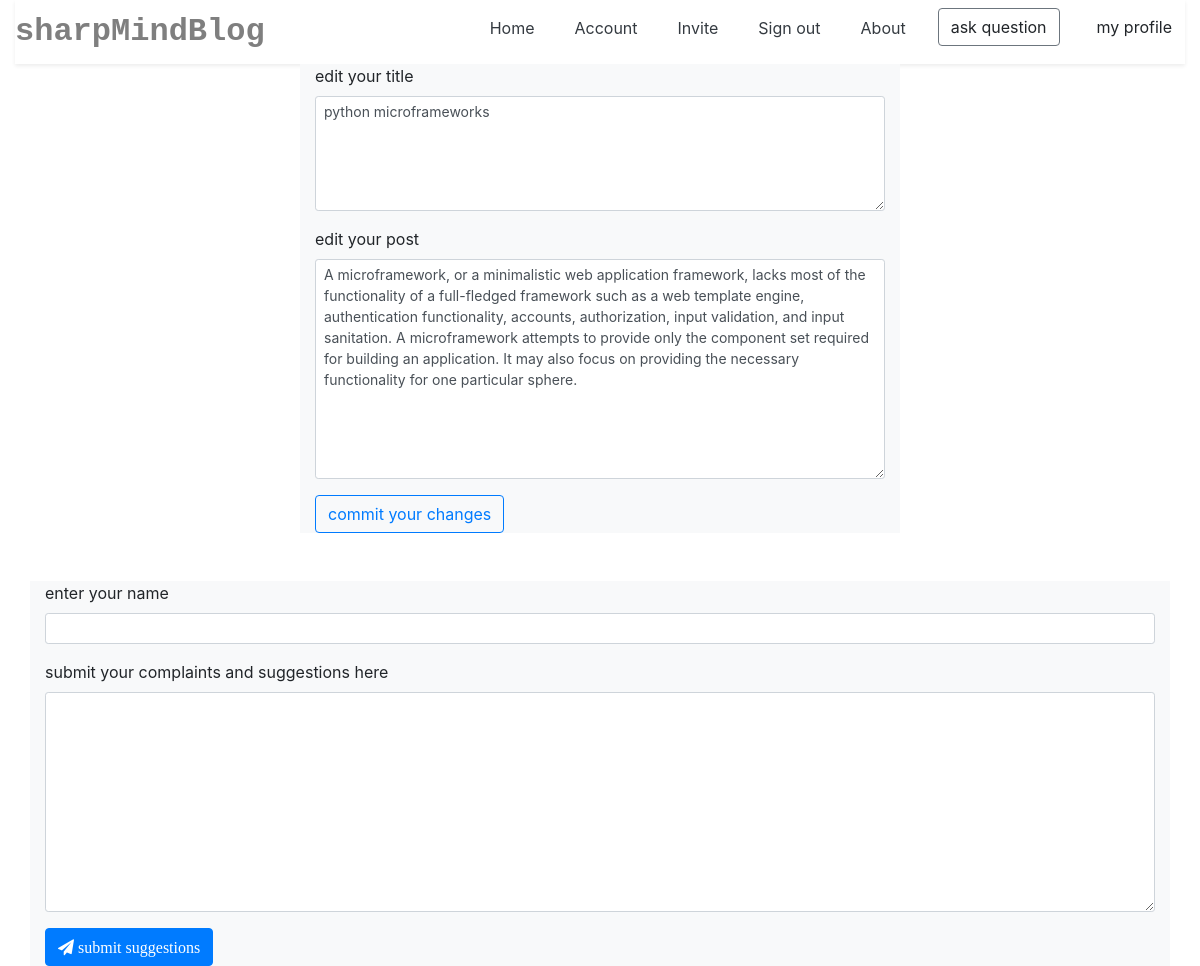
The app's page /edit/post/8 (signed in) with its own data.
### app.py (models this page shows, shortened)
class Posts(UserMixin, db.Model):
    id = db.Column(db.Integer, primary_key=True)
    title = db.Column(db.Text, nullable=False)
    post = db.Column(db.Text, nullable=False)
    date = db.Column(db.String(200), default=datetime.today().date)
    upvote = db.Column(db.Integer, default=0)
    category = db.Column(db.String, nullable=False)
    user_id = db.Column(db.ForeignKey('user.id'))

### app.py (the view, shortened to what this page needs)
@app.route('/edit/post/<int:id>', methods=['GET', 'POST'])
def edit(id):
    if not 'username' in session:
        return redirect(url_for('login'))
    post = Posts.query.get_or_404(id)
    user = User.query.filter_by(name=session['username']).first()
    if request.method == 'GET':
        return render_template('editpost.html', post=post)

### app.py (called while the page is built)
@app.before_request
def before_request():
    g.user = None
    if 'username' in session:
        g.user = session['username']

### templates/editpost.html (shortened to what this page needs)
<!DOCTYPE html>
<html lang="eng">
<head>
    <link rel="stylesheet" href="https://cdnjs.cloudflare.com/ajax/libs/font-awesome/4.7.0/css/font-awesome.min.css">
    <link rel="stylesheet" href="{{url_for('static', filename='css/bootstrap.min.css')}}">
</head>
<body>
    <div class="container-fluid">
        <nav class="navbar-expand-sm pb-lg-2 pt-lg-2 shadow-sm">
            <ul class="navbar-nav">
                <li class="icon">
                    <a href="#" class="text text-black-50 font-weight-bold text-decoration-none" style="font-family: monospace; font-size: 2em;">sharpMindBlog</a>
                </li>
                <li class="nav-item pl-4"><a href="{{url_for('home')}}" class="nav-link text-dark">Home</a></li>
                <li class="nav-item pl-4"><a href="{{url_for('account')}}" class="nav-link text-dark">Account</a></li>
                <li class="nav-item pl-4"><a style="cursor: pointer;" class="nav-link text-dark" data-toggle="modal" data-target="#invite">Invite</a></li>
                <li class="nav-item pl-4"><a href="{{url_for('logout')}}" class="nav-link text-dark">Sign out</a></li>
                <li class="nav-item pl-4"><a href="#" class="nav-link text-dark">About</a></li>
                <li class="nav-item pl-4"><a style="cursor: pointer;" class="btn btn-outline-secondary" data-toggle="modal" data-target='#question'>ask question</a></li>
                <li class="nav-item pl-4"><button class="btn btn-default">my profile </button></li>
            </ul>
        </nav>
    </div>
    <div class="container-fluid">
        <div class="row">
            <div class="col-lg-3 col-md-3">
            </div>
            <div class="col-lg-6 col-md-9 bg-light">
                <form method="POST">
                    <div class="form-group">
                        <label for="title">edit your title</label>
                        <textarea name="title" id="title" cols="30" rows="5" class="form-control form-control-sm">{{post.title}}</textarea>
                    </div>
                    <div class="form-group">
                        <label for="edit">edit your post</label>
                        <textarea class="form-control form-control-sm" cols="30" rows="10" autofocus name="edit">{{post.post}}</textarea>
                    </div>
                    <input type="submit" value="commit your changes" class="btn btn-outline-primary">
                </form>
            </div>
            <div class="col-lg-3">
            </div>
        </div>
    </div>
    <div class="container bg-light mt-lg-5">
        <div class="form-group">
            <label for="name">enter your name</label>
            <input type="text" id="name" class="form-control form-control-sm" autocomplete="off" />
        </div>
        <div class="form-group">
            <label for="complaint"> submit your complaints and suggestions here</label>
            <textarea name="complaint" class="form-control form-control-sm" id="message" cols="50" rows="10">
            </textarea>
        </div>
        <button class="btn btn-primary" onclick="submit()"><span class="fa fa-paper-plane"> submit suggestions</span></button>
    </div>
</body>
</html>

### records on screen
Posts: title "python microframeworks", edit "A microframework, or a minimalistic web application framework, lacks most of the functionality of a full-fledged framework such as a web template engine, authentication functionality, accounts, authorization, input validation, and input sanitation. A microframework attempts to provide only the component set required for building an application. It may also focus on providing the necessary functionality for one particular sphere."
